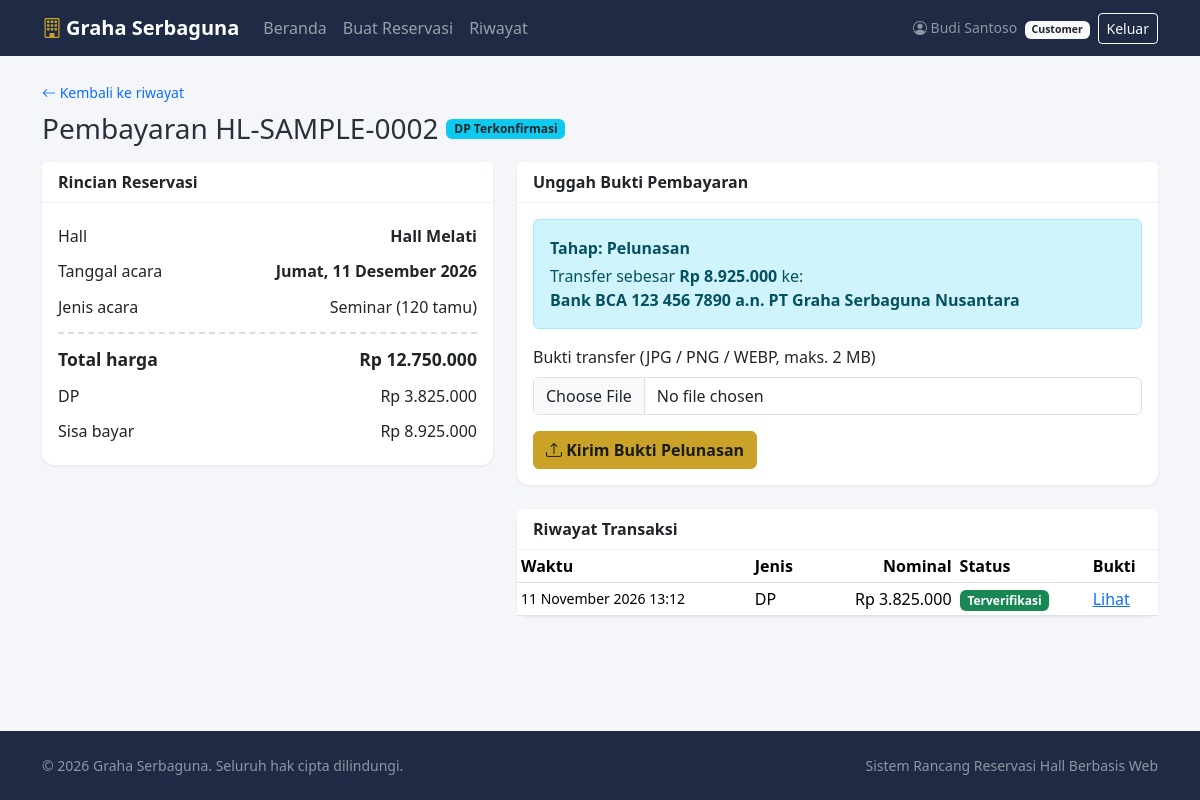
The app's page /customer/bayar.php?id=2 (signed in) with its own data.
### tables this page shows
CREATE TABLE IF NOT EXISTS reservasi (
  id             INT UNSIGNED NOT NULL AUTO_INCREMENT,
  kode_booking   VARCHAR(30) NOT NULL,
  user_id        INT UNSIGNED NOT NULL,
  hall_id        INT UNSIGNED NOT NULL,
  tanggal_acara  DATE NOT NULL,
  jenis_acara    VARCHAR(50) NOT NULL,
  jumlah_tamu    INT UNSIGNED NOT NULL,
  total_harga    BIGINT UNSIGNED NOT NULL,
  nominal_dp     BIGINT UNSIGNED NOT NULL,
  sisa_bayar     BIGINT UNSIGNED NOT NULL,
  status         ENUM('Pending','DP Terkonfirmasi','Lunas','Dibatalkan') NOT NULL DEFAULT 'Pending',
  created_at     TIMESTAMP NOT NULL DEFAULT CURRENT_TIMESTAMP,
  slot_terkunci  TINYINT GENERATED ALWAYS AS
                   (CASE WHEN status IN ('DP Terkonfirmasi','Lunas') THEN 1 ELSE NULL END) STORED,
  PRIMARY KEY (id),
  UNIQUE KEY uq_reservasi_kode (kode_booking),
  UNIQUE KEY uq_reservasi_slot (hall_id, tanggal_acara, slot_terkunci),
  KEY idx_reservasi_user (user_id),
  KEY idx_reservasi_tanggal (hall_id, tanggal_acara, status),
  CONSTRAINT fk_reservasi_user FOREIGN KEY (user_id) REFERENCES users (id),
  CONSTRAINT fk_reservasi_hall FOREIGN KEY (hall_id) REFERENCES halls (id)
);

CREATE TABLE IF NOT EXISTS halls (
  id          INT UNSIGNED NOT NULL AUTO_INCREMENT,
  nama_hall   VARCHAR(100) NOT NULL,
  kapasitas   INT UNSIGNED NOT NULL,
  harga_dasar BIGINT UNSIGNED NOT NULL,
  deskripsi   TEXT NULL,
  foto        VARCHAR(255) NULL,
  PRIMARY KEY (id)
);

CREATE TABLE IF NOT EXISTS pembayaran_pembatalan (
  id                 INT UNSIGNED NOT NULL AUTO_INCREMENT,
  reservasi_id       INT UNSIGNED NOT NULL,
  jenis_transaksi    ENUM('DP','Pelunasan','Refund') NOT NULL,
  nominal            BIGINT UNSIGNED NOT NULL,
  bukti_transfer     VARCHAR(255) NULL,
  alasan_batal       TEXT NULL,
  rekening_refund    VARCHAR(150) NULL,
  status_verifikasi  ENUM('Menunggu','Terverifikasi','Ditolak') NOT NULL DEFAULT 'Menunggu',
  tanggal_transaksi  DATETIME NOT NULL DEFAULT CURRENT_TIMESTAMP,
  persen_refund      TINYINT UNSIGNED NULL,
  dibatalkan_oleh    ENUM('Customer','Pengelola') NULL,
  catatan_admin      VARCHAR(255) NULL,
  tanggal_verifikasi DATETIME NULL,
  PRIMARY KEY (id),
  KEY idx_bayar_reservasi (reservasi_id),
  KEY idx_bayar_status (jenis_transaksi, status_verifikasi),
  CONSTRAINT fk_bayar_reservasi FOREIGN KEY (reservasi_id) REFERENCES reservasi (id) ON DELETE CASCADE
);

### customer/bayar.php (the view, shortened to what this page needs)
<?php
require __DIR__ . '/../includes/init.php';
$user = require_role('customer');
$pdo  = db();
function status_bayar(PDO $pdo, array $r): array
{
    $q = $pdo->prepare(
        "SELECT
           COALESCE(SUM(jenis_transaksi IN ('DP','Pelunasan') AND status_verifikasi = 'Menunggu'), 0) AS menunggu,
           COALESCE(SUM(jenis_transaksi = 'Refund' AND status_verifikasi = 'Menunggu' AND dibatalkan_oleh = 'Customer'), 0) AS ajuan
         FROM pembayaran_pembatalan WHERE reservasi_id = ?"
    );
    $q->execute([$r['id']]);
    $c = $q->fetch();
    if ($r['status'] === 'DP Terkonfirmasi' && (int)$r['sisa_bayar'] > 0) {
        return ['Pelunasan', (int)$r['sisa_bayar'], ''];
    }
    return [null, 0, ''];
}
$id = (int)($_POST['id'] ?? $_GET['id'] ?? 0);
$st = $pdo->prepare('SELECT r.*, h.nama_hall FROM reservasi r JOIN halls h ON h.id = r.hall_id WHERE r.id = ? AND r.user_id = ?');
$st->execute([$id, $user['id']]);
$r = $st->fetch();
[$tahap, $nominal, $pesan] = status_bayar($pdo, $r);
$hist = $pdo->prepare('SELECT * FROM pembayaran_pembatalan WHERE reservasi_id = ? ORDER BY tanggal_transaksi DESC, id DESC');
$hist->execute([$r['id']]);
$riwayatBayar = $hist->fetchAll();
include __DIR__ . '/../includes/header.php';
?>
<div class="container py-4">
    <a href="<?= e(url('customer/riwayat.php')) ?>" class="small text-decoration-none"><i class="bi bi-arrow-left"></i> Kembali ke riwayat</a>
    <div class="d-flex align-items-center gap-2 mt-2 mb-3">
        <h1 class="h3 mb-0">Pembayaran <?= e($r['kode_booking']) ?></h1>
        <?= badge_status($r['status']) ?>
    </div>
    <div class="row g-4">
        <div class="col-lg-5">
            <div class="card">
                <div class="card-header">Rincian Reservasi</div>
                <div class="card-body">
                    <div class="sum-row"><span>Hall</span><strong><?= e($r['nama_hall']) ?></strong></div>
                    <div class="sum-row"><span>Tanggal acara</span><strong><?= e(tgl_indo($r['tanggal_acara'], true)) ?></strong></div>
                    <div class="sum-row"><span>Jenis acara</span><span><?= e($r['jenis_acara']) ?> (<?= (int)$r['jumlah_tamu'] ?> tamu)</span></div>
                    <div class="sum-row sum-total"><span>Total harga</span><span><?= rupiah($r['total_harga']) ?></span></div>
                    <div class="sum-row"><span>DP</span><span><?= rupiah($r['nominal_dp']) ?></span></div>
                    <div class="sum-row"><span>Sisa bayar</span><span><?= rupiah($r['sisa_bayar']) ?></span></div>
                </div>
            </div>
        </div>
        <div class="col-lg-7">
            <div class="card mb-4">
                <div class="card-header">Unggah Bukti Pembayaran</div>
                <div class="card-body">
                    <?php if ($tahap): ?>
                        <div class="alert alert-info">
                            <div class="fw-semibold mb-1">Tahap: <?= $tahap === 'DP' ? 'Pembayaran DP' : 'Pelunasan' ?></div>
                            Transfer sebesar <strong><?= rupiah($nominal) ?></strong> ke:<br>
                            <strong><?= e(BANK_INFO) ?></strong>
                        </div>
                        <form method="post" enctype="multipart/form-data">
                            <div class="mb-3">
                                <label class="form-label" for="bukti">Bukti transfer (JPG / PNG / WEBP, maks. 2 MB)</label>
                                <input type="file" class="form-control" id="bukti" name="bukti" accept="image/jpeg,image/png,image/webp"
                                       data-maxmb="2" data-preview="#previewBukti" required>
                            </div>
                            <button class="btn btn-gold" type="submit"><i class="bi bi-upload"></i> Kirim Bukti <?= $tahap === 'DP' ? 'DP' : 'Pelunasan' ?></button>
                        </form>
                    <?php else: ?>
                        <div class="alert alert-secondary mb-0"><?= e($pesan ?: 'Tidak ada pembayaran yang perlu dilakukan saat ini.') ?></div>
                    <?php endif; ?>
                </div>
            </div>
            <div class="card">
                <div class="card-header">Riwayat Transaksi</div>
                <div class="table-responsive">
                    <table class="table table-sm mb-0">
                        <thead><tr><th>Waktu</th><th>Jenis</th><th class="text-end">Nominal</th><th>Status</th><th>Bukti</th></tr></thead>
                        <tbody>
                        <?php foreach ($riwayatBayar as $p): ?>
                            <tr>
                                <td class="small"><?= e(waktu_indo($p['tanggal_transaksi'])) ?></td>
                                <td><?= e($p['jenis_transaksi']) ?></td>
                                <td class="text-end"><?= rupiah($p['nominal']) ?></td>
                                <td>
                                    <?= badge_verif($p['status_verifikasi']) ?>
                                </td>
                                <td><?php if ($p['bukti_transfer']): ?><a target="_blank" rel="noopener" href="<?= e(url('bukti.php?id=' . (int)$p['id'])) ?>">Lihat</a><?php else: ?>-<?php endif; ?></td>
                            </tr>
                        <?php endforeach; ?>
                        </tbody>
                    </table>
                </div>
            </div>
        </div>
    </div>
</div>
<?php include __DIR__ . '/../includes/footer.php'; ?>

### includes/init.php (shortened to what this page needs)
<?php
function e($v): string
{
    return htmlspecialchars((string)$v, ENT_QUOTES | ENT_SUBSTITUTE, 'UTF-8');
}
function url(string $path = ''): string
{
    return BASE_URL . '/' . ltrim($path, '/');
}
function rupiah($n): string
{
    return 'Rp ' . number_format((int)$n, 0, ',', '.');
}
function tgl_indo(?string $tgl, bool $hari = false): string
{
    $t = strtotime($tgl);
    $bln = ['Januari', 'Februari', 'Maret', 'April', 'Mei', 'Juni', 'Juli', 'Agustus', 'September', 'Oktober', 'November', 'Desember'];
    $hr  = ['Minggu', 'Senin', 'Selasa', 'Rabu', 'Kamis', 'Jumat', 'Sabtu'];
    $s   = date('j', $t) . ' ' . $bln[(int)date('n', $t) - 1] . ' ' . date('Y', $t);
    return $hari ? $hr[(int)date('w', $t)] . ', ' . $s : $s;
}
function waktu_indo(?string $dt): string
{
    return tgl_indo($dt) . ' ' . date('H:i', strtotime($dt));
}
function badge_status(string $s): string
{
    $map = [
        'Pending'          => 'bg-warning text-dark',
        'DP Terkonfirmasi' => 'bg-info text-dark',
        'Lunas'            => 'bg-success',
        'Dibatalkan'       => 'bg-secondary',
    ];
    return '<span class="badge ' . ($map[$s] ?? 'bg-light text-dark') . '">' . e($s) . '</span>';
}
function badge_verif(string $s): string
{
    $map = [
        'Menunggu'      => 'bg-warning text-dark',
        'Terverifikasi' => 'bg-success',
        'Ditolak'       => 'bg-danger',
    ];
    return '<span class="badge ' . ($map[$s] ?? 'bg-light text-dark') . '">' . e($s) . '</span>';
}

### assets/css/style.css (style rules this page uses)
:root { --brand: #1f2a44; --brand-dark: #161e33; --gold: #c9a227; --gold-dark: #a8861a; --soft: #f5f6fa; }
body { background: var(--soft); color: #2b2f3a; }
.btn-gold { background: var(--gold); border-color: var(--gold); color: #1b1b1b; font-weight: 600; }
.card { border: 0; box-shadow: 0 1px 3px rgba(20, 30, 60, .08); border-radius: .75rem; }
.card-header { background: #fff; font-weight: 600; border-bottom: 1px solid #eceef4; }
.sum-row { display: flex; justify-content: space-between; gap: 1rem; padding: .35rem 0; }
.sum-total { border-top: 2px dashed #d9dce6; margin-top: .5rem; padding-top: .75rem; font-weight: 700; font-size: 1.1rem; }
.table > :not(caption) > * > * { vertical-align: middle; }

### records on screen
reservasi: kode_booking "HL-SAMPLE-0002", status "DP Terkonfirmasi", hall.nama_hall "Hall Melati", tanggal_acara "Jumat, 11 Desember 2026", jenis_acara "Seminar", jumlah_tamu "120", total_harga "Rp 12.750.000", nominal_dp "Rp 3.825.000", sisa_bayar "Rp 8.925.000"
pembayaran_pembatalan: tanggal_transaksi "11 November 2026 13:12", jenis_transaksi "DP", nominal "Rp 3.825.000", status_verifikasi "Terverifikasi"

### other values on screen
APP_NAME "Graha Serbaguna"
$u['nama'] "Budi Santoso"
$u['role'] "Customer"
BANK_INFO "Bank BCA 123 456 7890 a.n. PT Graha Serbaguna Nusantara"
